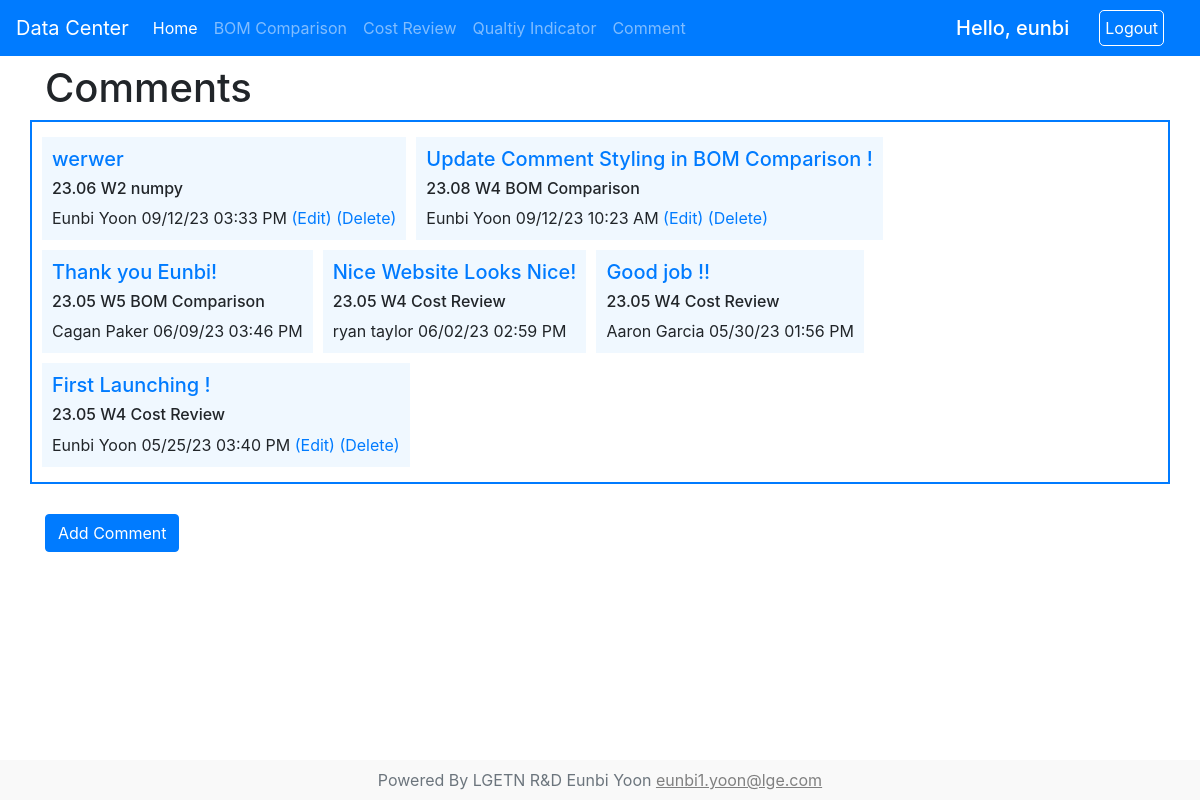
/comment (signed in), run on the app's committed database.
### report/models.py (models this page shows)
class Comment(models.Model):
    category=models.ForeignKey(Category, on_delete=models.CASCADE)
    week=models.ForeignKey(Week, on_delete=models.CASCADE)
    author=models.ForeignKey(User, on_delete=models.CASCADE)
    date_added=models.DateTimeField(auto_now_add=True)
    comment_body = models.TextField()
    class Meta:
        verbose_name_plural='  4) Comments'

class Week(models.Model):
    name=models.CharField(max_length=255)
    def __str__(self):
        return self.name
    class Meta:
        verbose_name_plural='  2) Weeks'

class Category(models.Model):
    name=models.CharField(max_length=255)
    def __str__(self):
        return self.name
    class Meta:
        verbose_name_plural='  1) Categories'

### base/views.py (the view)
# urls.py: path('comment',CommentView.as_view(),name='comment_url'),
class CommentView(ListView):
    template_name='comment.html'
    ordering=['-date_added']
    model=Comment

### base/templates/comment.html
{% extends 'base.html'%}
{% block container %}
  <h1>Comments</h1>
  <div class="row" style="border: 2px solid #007BFF ; padding:10px 5px;">
    {% for comment in object_list %}
    <div style="margin: 5px; background-color: aliceblue; padding:10px">
      <div>
        <a href="{% url 'article-detail' comment.pk %}"><h5>{{ comment.comment_body| slice:":100" }}</h5></a>
        <div>
          <h6>{{ comment.week }} {{ comment.category }}</h6>
            {{ comment.author.first_name }} {{ comment.author.last_name }}
             {{ comment.date_added|date:"m/d/y h:i A" }}
            {% if user.is_authenticated %}
              {% if comment.author == user %}
                <a href="{% url 'update_post' comment.pk %}">(Edit)</a>
                <a href="{% url 'delete_post' comment.pk %}">(Delete)</a>
              {% endif %}
            {% endif %}
        </div>
      </div>
    </div>
  {% endfor %}
  </div>
  <a class="btn btn-primary" href="{% url 'add_post'%}" style="margin:30px auto;">Add Comment</a>
{% endblock %}

### base/templates/base.html (shortened to what this page needs)
<!doctype html>
<html lang="en">
  <head>
    {% load static %}
    <link rel="stylesheet" href="https://cdn.jsdelivr.net/npm/bootstrap@4.3.1/dist/css/bootstrap.min.css">
  </head>
  <body>
    <nav class="navbar navbar-expand-lg navbar-dark bg-primary">
      <a class="navbar-brand" href="">Data Center</a>
      <div class="collapse navbar-collapse" id="navbarColor02">
        <ul class="navbar-nav mr-auto">
          <li class="nav-item active">
            <a class="nav-link" href="/">Home</a>
          </li>
          <li class="nav-item">
            <a class="nav-link" href="{% url 'category_bom_url' %}">BOM Comparison</a>
          </li>
          <li class="nav-item">
            <a class="nav-link" href="{% url 'category_cost_url' %}">Cost Review</a>
          </li>
          <li class="nav-item">
            <a class="nav-link" href="{% url 'qualityhome_url' %}">Qualtiy Indicator</a>
          </li>
          <li class="nav-item">
            <a class="nav-link" href="{% url 'comment_url' %}">Comment</a>
          </li>
        </ul>
        <form class="form-inline">
          {% if user.is_authenticated %}
            <h5 style="color:white; margin:0">Hello, {{user.username}}</h5>
            <a style="color:white; margin:0 20px 0 30px; border:1px solid white; border-radius: 5px; padding:5px" href="{% url 'logout_url' %}">Logout</a>
          {% else %}
            <h5 style="color:white; margin:0">Login Here</h5>
            <a style="color:white; margin:0 20px 0 30px; border:1px solid white; border-radius: 5px; padding:5px" href="{% url 'login_url' %}">Login</a>
          {% endif %}
        </form>
      </div>
    </nav>
    <div class="main">
      <div class="container">
        {% block container %}
        {% endblock %}
      </div>
    </div>
  <footer class="text-center text-lg-start bg-white text-muted" style="position: fixed;bottom:0; width: 100%;">
    {% block footer %}
      <div class="text-center p-2" style="background-color: rgba(0, 0, 0, 0.025); padding:0">
        Powered By LGETN R&D Eunbi Yoon
        <a style="text-decoration:underline; color:grey" href="mailto : eunbi1.yoon@lge.com">eunbi1.yoon@lge.com</a>
      </div>
    {% endblock %}
  </footer>
  </body>
</html>

### data on the page
Comment: comment_body "werwer", week "23.06 W2", category "numpy", author.first_name "Eunbi", author.last_name "Yoon", date_added "09/12/23 03:33 PM", shows "(Edit)"
Comment: comment_body "Update Comment Styling in BOM Comparison !", week "23.08 W4", category "BOM Comparison", author.first_name "Eunbi", author.last_name "Yoon", date_added "09/12/23 10:23 AM", shows "(Edit)"
Comment: comment_body "Thank you Eunbi!", week "23.05 W5", category "BOM Comparison", author.first_name "Cagan", author.last_name "Paker", date_added "06/09/23 03:46 PM"
Comment: comment_body "Nice Website Looks Nice!", week "23.05 W4", category "Cost Review", author.first_name "ryan", author.last_name "taylor", date_added "06/02/23 02:59 PM"
Comment: comment_body "Good job !!", week "23.05 W4", category "Cost Review", author.first_name "Aaron", author.last_name "Garcia", date_added "05/30/23 01:56 PM"
Comment: comment_body "First Launching !", week "23.05 W4", category "Cost Review", author.first_name "Eunbi", author.last_name "Yoon", date_added "05/25/23 03:40 PM", shows "(Edit)"

### other printed values
{{ user.username }} "eunbi"
